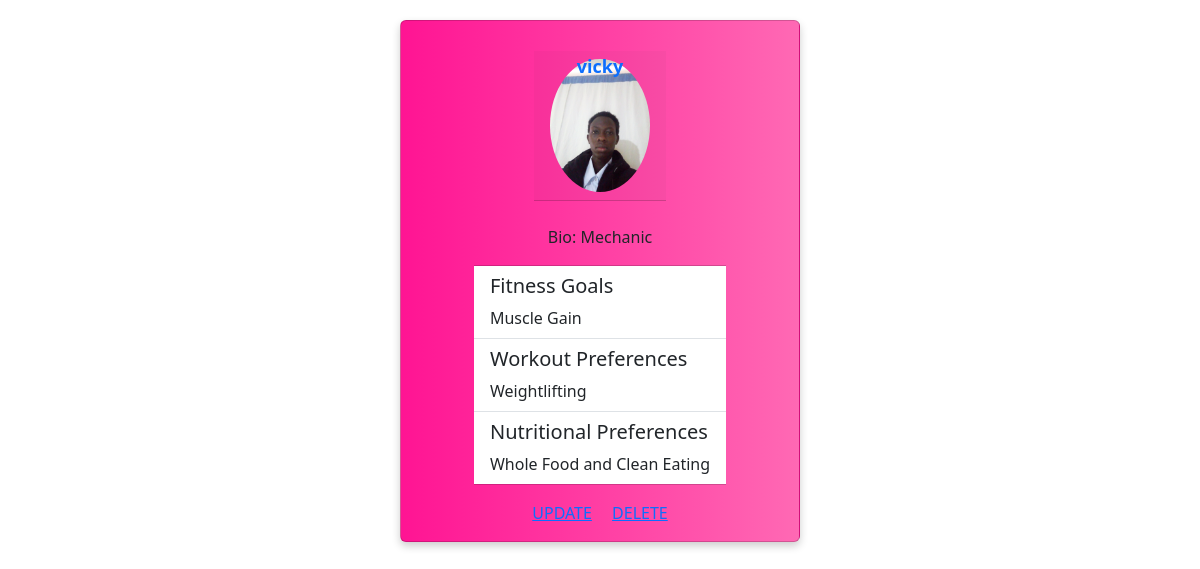
/profile/22/, run on the app's committed database.
### FitMate/models.py (models this page shows, shortened)
class UserProfile(models.Model):
    user = models.OneToOneField(User, on_delete=models.CASCADE)
    name= models.CharField(max_length=50)
    bio = models.TextField(blank=True)
    profile_picture = models.ImageField(upload_to='profile_pictures/', blank=True, null=True)
    fitness_level = models.CharField(
        max_length=20,
        choices=[
            ('Beginner', 'Beginner'),
            ('Intermediate', 'Intermediate'),
            ('Advanced', 'Advanced'),
        ],
        blank=True
    )
    fitness_goals = models.TextField(blank=True)
    workout_preferences = models.TextField(blank=True)
    nutritional_preferences = models.TextField(blank=True)

### FitMate/views.py (the view)
# urls.py: path('profile/<int:pk>/', views.view_profile, name='profile'),
def view_profile(request, pk):
    user = User.objects.get(pk=pk)
    profile = user.userprofile
    return render(request, 'profile.html', {'user': user, 'profile': profile})

### templates/profile.html (shortened to what this page needs)
{% load static %}
<html>
<head>
    <link rel="stylesheet" href="{% static 'css/home.css' %}">
    {% load bootstrap5 %}
    {% bootstrap_css %}
</head>
<body style="background-image: url('{% static "images/gym.jpg" %}'); background-size: cover; background-position: center; margin: 0; padding: 0; height: 100vh; overflow: hidden;">
    {% block content %}
    <div class="card">
        <h3 class="card-title text-primary">{{ profile.name }}</h3>
        <div class="card-header">
            <img src="{{ profile.profile_picture.url }}" class="rounded-circle float-right" alt="Profile Picture" style="max-width: 100px;">
        </div>
        <div class="card-body">
            <p class="card-text mt-2">Bio: {{ profile.bio }}</p>
        </div>
        <ul class="list-group list-group-flush">
            <li class="list-group-item">
                <h5>Fitness Goals</h5>
                {{ profile.fitness_goals }}
            </li>
            <li class="list-group-item">
                <h5>Workout Preferences</h5>
                {{ profile.workout_preferences }}
            </li>
            <li class="list-group-item">
                <h5>Nutritional Preferences</h5>
                {{ profile.nutritional_preferences }}
            </li>
        </ul>
        <div class="card-body">
            <a href="{% url 'update-profile' user.id %}" class="card-link">UPDATE</a>
            <a href="#" class="card-link">DELETE</a>
        </div>
    </div>
{% endblock %}
</body>
</html>

### FitMate/static/css/home.css (style rules this page uses)
.card { width: 400px; margin: 20px auto; border: 1px solid #ddd; border-radius: 10px; box-shadow: 0 4px 8px 0 rgba(0, 0, 0, 0.2); background-color: #fff; transition: transform 0.2s; position: relative; display: flex; flex-direction: column; align-items: center; justify-content: center; position: relative; background: linear-gradient(to right, #FF1493, #FF69B4); }
.card-title { text-align: center; color: #fff; font-size: 18px; font-weight: bold; position: relative; top: 35px; }

### data on the page
UserProfile: name "vicky", profile_picture (picture), bio "Mechanic", fitness_goals "Muscle Gain", workout_preferences "Weightlifting", nutritional_preferences "Whole Food and Clean Eating"
